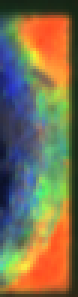
#> input picture test/image_00005.png, 26 x 99 px (shown 3 times larger); its folder holds only this picture in this run
$ python debug_gt.py
#> lines starting #> are read from the running program, lines starting #| are printed output that depends on the picture
"""
GT 마스크 추출 디버깅 및 개선
라벨 이미지의 보라색 윤곽선을 정확히 추출
"""
import cv2 as cv
import numpy as np
import os

TEST_DIR = "test"
LABEL_DIR = "test_label"
OUTPUT_DIR = "analysis_results/gt_debug"
os.makedirs(OUTPUT_DIR, exist_ok=True)

for fname in sorted(os.listdir(TEST_DIR)):
    test_path = os.path.join(TEST_DIR, fname)
    label_path = os.path.join(LABEL_DIR, fname)

    img = cv.imread(test_path)
#> img is the input picture: shape (99, 26, 3); mean B, G, R 80.4, 112.3, 122.9
    label = cv.imread(label_path)

    if img is None or label is None:
        continue

    if img.shape != label.shape:
        label = cv.resize(label, (img.shape[1], img.shape[0]))

    base = os.path.splitext(fname)[0]
    print(f"\n{'='*60}")
    print(f"이미지: {fname} (크기: {img.shape})")
#| 이미지: image_00005.png (크기: (99, 26, 3))

    # 1. 픽셀 단위 차이
    diff = cv.absdiff(label, img)
#> diff: shape (99, 26, 3); every value is 0
    diff_gray = cv.cvtColor(diff, cv.COLOR_BGR2GRAY)
#> diff_gray: shape (99, 26); every value is 0

    print(f"  차이 이미지 - min={diff_gray.min()}, max={diff_gray.max()}, "
          f"mean={diff_gray.mean():.1f}, nonzero={np.count_nonzero(diff_gray)}")
#|   차이 이미지 - min=0, max=0, mean=0.0, nonzero=0

    # 차이가 있는 픽셀의 색상 분석
    changed_mask = diff_gray > 5
    changed_pixels = np.count_nonzero(changed_mask)
#> changed_pixels = 0
    print(f"  변경된 픽셀 수: {changed_pixels} / {diff_gray.size}")
#|   변경된 픽셀 수: 0 / 2574

    if changed_pixels > 0:
        # 변경된 픽셀의 라벨 이미지 색상 분석
        changed_colors_label = label[changed_mask]
        changed_colors_orig = img[changed_mask]

        print(f"  변경 픽셀 (라벨) BGR 평균: B={changed_colors_label[:,0].mean():.1f}, "
              f"G={changed_colors_label[:,1].mean():.1f}, R={changed_colors_label[:,2].mean():.1f}")
        print(f"  변경 픽셀 (원본) BGR 평균: B={changed_colors_orig[:,0].mean():.1f}, "
              f"G={changed_colors_orig[:,1].mean():.1f}, R={changed_colors_orig[:,2].mean():.1f}")

        # HSV에서 분석
        label_hsv = cv.cvtColor(label, cv.COLOR_BGR2HSV)
        changed_hsv = label_hsv[changed_mask]
        print(f"  변경 픽셀 HSV: H={changed_hsv[:,0].mean():.1f}({changed_hsv[:,0].min()}-{changed_hsv[:,0].max()}), "
              f"S={changed_hsv[:,1].mean():.1f}, V={changed_hsv[:,2].mean():.1f}")

    # 다양한 임계값으로 차이 마스크 생성
    for thresh in [5, 10, 15, 20, 30, 50]:
        _, mask = cv.threshold(diff_gray, thresh, 255, cv.THRESH_BINARY)
        pix_count = np.count_nonzero(mask)
        pct = pix_count / diff_gray.size * 100
        print(f"    thresh={thresh}: {pix_count} pixels ({pct:.1f}%)")
#> this loop made 6 passes
#|     thresh=5: 0 pixels (0.0%)
#|     thresh=10: 0 pixels (0.0%)
#|     thresh=15: 0 pixels (0.0%)
#|     thresh=20: 0 pixels (0.0%)
#|     thresh=30: 0 pixels (0.0%)
#|     thresh=50: 0 pixels (0.0%)

    # 시각화 저장
    # 차이 이미지 (강화)
    diff_enhanced = cv.normalize(diff_gray, None, 0, 255, cv.NORM_MINMAX)
    cv.imwrite(os.path.join(OUTPUT_DIR, f"{base}_diff_gray.png"), diff_enhanced)

    # 차이 컬러
    diff_color = cv.normalize(diff, None, 0, 255, cv.NORM_MINMAX)
    cv.imwrite(os.path.join(OUTPUT_DIR, f"{base}_diff_color.png"), diff_color)

    # 다양한 임계값 마스크
    for thresh in [10, 20, 30]:
        _, mask = cv.threshold(diff_gray, thresh, 255, cv.THRESH_BINARY)
        # 형태학적 연산
        kernel = cv.getStructuringElement(cv.MORPH_ELLIPSE, (3, 3))
        mask = cv.morphologyEx(mask, cv.MORPH_CLOSE, kernel, iterations=2)

        # 채우기
        contours, _ = cv.findContours(mask, cv.RETR_EXTERNAL, cv.CHAIN_APPROX_SIMPLE)
        filled = np.zeros_like(mask)
        for cnt in contours:
            if cv.contourArea(cnt) > 10:
                cv.drawContours(filled, [cnt], -1, 255, -1)

        # 오버레이
        overlay = img.copy()
        colored = np.zeros_like(img)
        colored[filled > 0] = (0, 255, 0)
        overlay = cv.addWeighted(overlay, 0.6, colored, 0.4, 0)

        cv.imwrite(os.path.join(OUTPUT_DIR, f"{base}_gt_thresh{thresh}.png"), filled)
        cv.imwrite(os.path.join(OUTPUT_DIR, f"{base}_overlay_thresh{thresh}.png"), overlay)
#> this loop made 3 passes
#> pass 1, `overlay = cv.addWeighted(overlay, 0.6, colored, 0.4, 0)`:
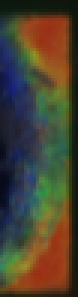
#> overlay: shape (99, 26, 3) (shown 3 times larger); mean B, G, R 48.2, 67.3, 73.8

    # 나란히 비교: 원본 / 라벨 / 차이
    h, w = img.shape[:2]
#> h = 99; w = 26
    comparison = np.hstack([img, label, cv.cvtColor(diff_enhanced, cv.COLOR_GRAY2BGR)])
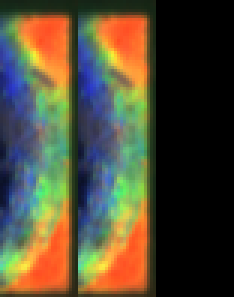
#> comparison: shape (99, 78, 3) (shown 3 times larger); mean B, G, R 53.6, 74.8, 82
    cv.imwrite(os.path.join(OUTPUT_DIR, f"{base}_comparison.png"), comparison)

print("\n완료!")

$ run again, on test/image_00006.png
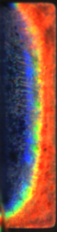
#> input picture test/image_00006.png, 57 x 232 px
#> img is the input picture: shape (232, 57, 3); mean B, G, R 71.7, 81.8, 127.3
#| 이미지: image_00006.png (크기: (232, 57, 3))
#> diff: shape (232, 57, 3); every value is 0
#> diff_gray: shape (232, 57); every value is 0
#|   차이 이미지 - min=0, max=0, mean=0.0, nonzero=0
#> changed_pixels = 0
#|   변경된 픽셀 수: 0 / 13224
#> the loop `for thresh in [5, 10, 15, 20, 30, 50]:` made 6 passes
#|     thresh=5: 0 pixels (0.0%)
#|     thresh=10: 0 pixels (0.0%)
#|     thresh=15: 0 pixels (0.0%)
#|     thresh=20: 0 pixels (0.0%)
#|     thresh=30: 0 pixels (0.0%)
#> (further printed lines are left out)
#> the loop `for thresh in [10, 20, 30]:` made 3 passes
#> pass 1, `overlay = cv.addWeighted(overlay, 0.6, colored, 0.4, 0)`:
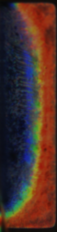
#> overlay: shape (232, 57, 3); mean B, G, R 43, 49.1, 76.4
#> `comparison = np.hstack([img, label, cv.cvtColor(diff_enhanced, cv.COLO..`:
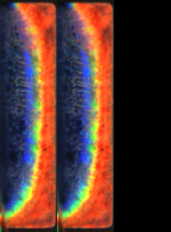
#> comparison: shape (232, 171, 3); mean B, G, R 47.8, 54.5, 84.9

$ run again, on test/image_00010.png
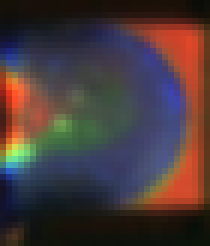
#> input picture test/image_00010.png, 35 x 41 px (shown 6 times larger)
#> img is the input picture: shape (41, 35, 3); mean B, G, R 58.7, 58.1, 72.8
#| 이미지: image_00010.png (크기: (41, 35, 3))
#> diff: shape (41, 35, 3); every value is 0
#> diff_gray: shape (41, 35); every value is 0
#|   차이 이미지 - min=0, max=0, mean=0.0, nonzero=0
#> changed_pixels = 0
#|   변경된 픽셀 수: 0 / 1435
#> the loop `for thresh in [5, 10, 15, 20, 30, 50]:` made 6 passes
#|     thresh=5: 0 pixels (0.0%)
#|     thresh=10: 0 pixels (0.0%)
#|     thresh=15: 0 pixels (0.0%)
#|     thresh=20: 0 pixels (0.0%)
#|     thresh=30: 0 pixels (0.0%)
#> (further printed lines are left out)
#> the loop `for thresh in [10, 20, 30]:` made 3 passes
#> pass 1, `overlay = cv.addWeighted(overlay, 0.6, colored, 0.4, 0)`:
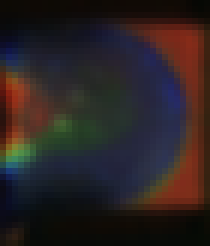
#> overlay: shape (41, 35, 3) (shown 6 times larger); mean B, G, R 35.2, 34.9, 43.7
#> `comparison = np.hstack([img, label, cv.cvtColor(diff_enhanced, cv.COLO..`:
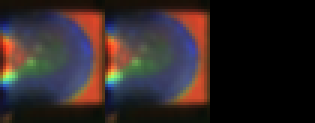
#> comparison: shape (41, 105, 3) (shown 3 times larger); mean B, G, R 39.2, 38.8, 48.6

$ run again, on test/image_00040.png
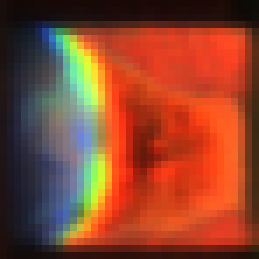
#> input picture test/image_00040.png, 37 x 37 px (shown 7 times larger)
#> img is the input picture: shape (37, 37, 3); mean B, G, R 45, 68.9, 141.1
#| 이미지: image_00040.png (크기: (37, 37, 3))
#> diff: shape (37, 37, 3); every value is 0
#> diff_gray: shape (37, 37); every value is 0
#|   차이 이미지 - min=0, max=0, mean=0.0, nonzero=0
#> changed_pixels = 0
#|   변경된 픽셀 수: 0 / 1369
#> the loop `for thresh in [5, 10, 15, 20, 30, 50]:` made 6 passes
#|     thresh=5: 0 pixels (0.0%)
#|     thresh=10: 0 pixels (0.0%)
#|     thresh=15: 0 pixels (0.0%)
#|     thresh=20: 0 pixels (0.0%)
#|     thresh=30: 0 pixels (0.0%)
#> (further printed lines are left out)
#> the loop `for thresh in [10, 20, 30]:` made 3 passes
#> pass 1, `overlay = cv.addWeighted(overlay, 0.6, colored, 0.4, 0)`:
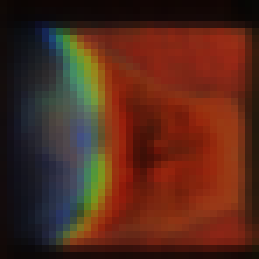
#> overlay: shape (37, 37, 3) (shown 7 times larger); mean B, G, R 27, 41.3, 84.6
#> `comparison = np.hstack([img, label, cv.cvtColor(diff_enhanced, cv.COLO..`:
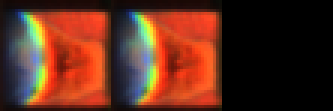
#> comparison: shape (37, 111, 3) (shown 3 times larger); mean B, G, R 30, 45.9, 94
